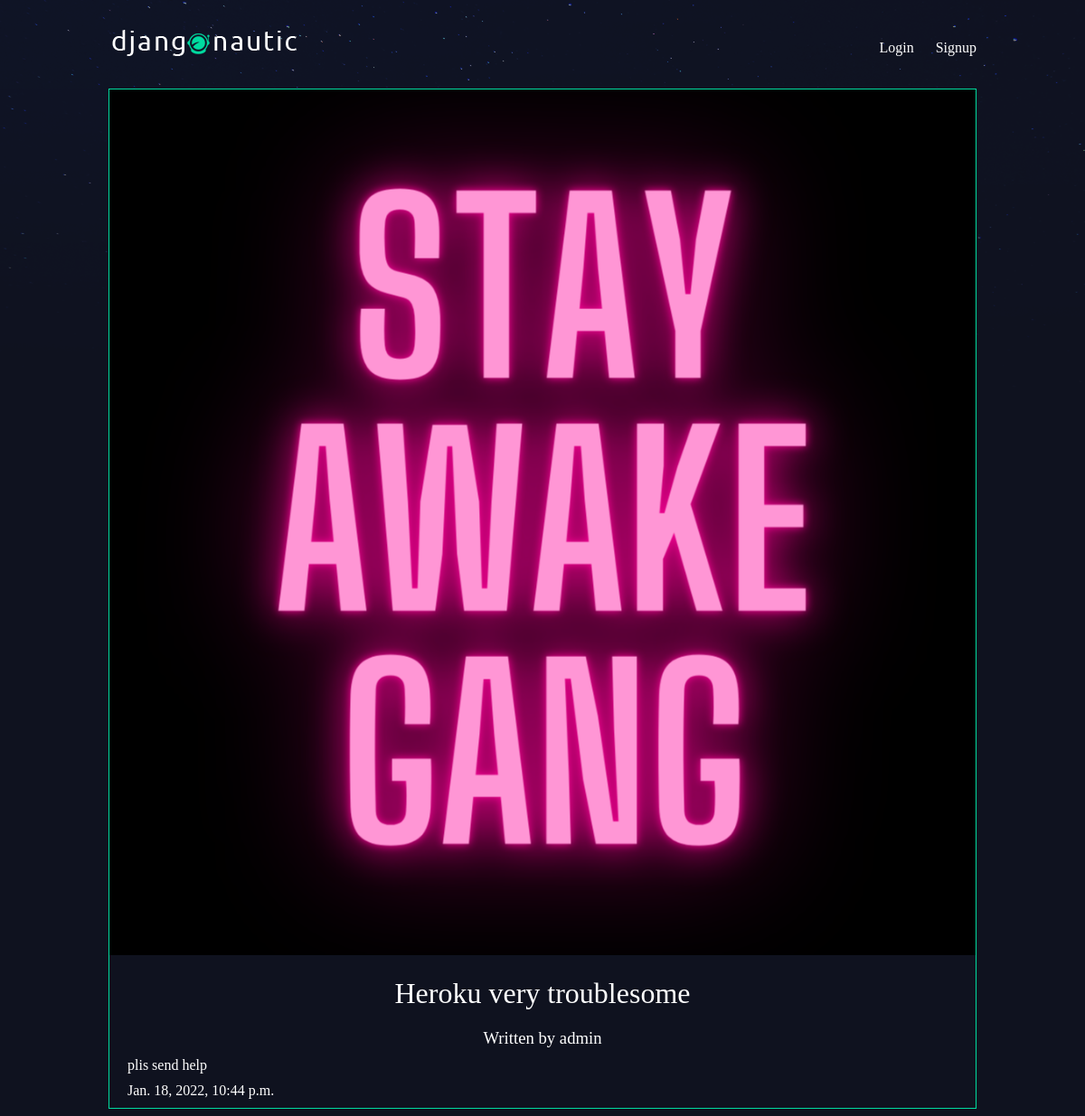
The page /articles/heroku-very-troublesome/ on the database its author committed.
### articles/models.py (models this page shows, shortened)
class Article(models.Model):
    title = models.CharField(max_length=100)
    slug = models.SlugField()
    body = models.TextField()
    date = models.DateTimeField(auto_now_add=True)
    thumbnail = models.ImageField(blank=True, default='default.png')
    author = models.ForeignKey(User, default=None, on_delete=models.CASCADE)

### articles/views.py (the view)
# urls.py: path("<slug:slug>/", views.articleDetailView, name='detail'),
def articleDetailView(request, slug):
    article = Article.objects.get(slug = slug)
    return render(request, 'articles/articleDetail.html', {'article': article, 'title': article.title})

### articles/templates/articles/articleDetail.html
{% extends 'layout.html' %} {% block content %}
<div class="article-detail">
    <div class="article">
        <img src="{{article.thumbnail.url}}" alt="">
        <h2> {{article.title}} </h2>
        <h3>Written by {{article.author}} </h3>
        <p> {{article.body}} </p>
        <p> {{article.date}} </p>
    </div>
</div>
{% endblock %}

### assets/styles.css (style rules this page uses)
body { background-color: #0f121f; background-image: url(/static/stars.png); background-repeat: repeat-x; color: #fff; }
body * { font-family: Ubuntu; }
h1, h2, h3, h4, h5 { font-weight: normal; margin: 0; }
.article { padding: 10px; border: 1px solid #00dba0; position: relative; padding-bottom: 40px; }
.article h2 { font-size: 1.2em; }
.article-detail .article { padding: 0; }
.article-detail .article img { max-width: 100%; }
.article-detail .article h2 { text-align: center; margin: 20px auto; font-size: 2em }
.article-detail .article h3 { text-align: center; }
.article-detail .article p { margin: 10px 20px }

### rows shown on the page
Article: thumbnail (picture), title "Heroku very troublesome", author "admin", body "plis send help", date "Jan. 18, 2022, 10:44 p.m."
